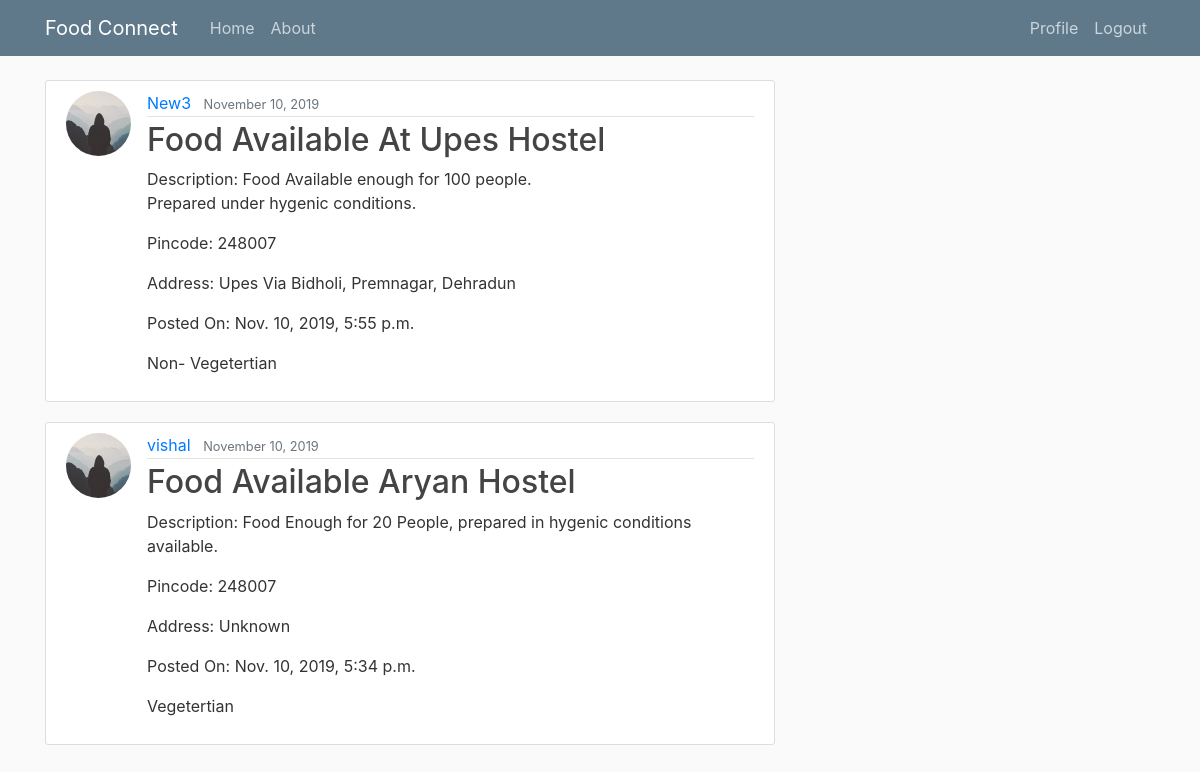
/ (signed in), run on the app's committed database.
### blog/models.py (models this page shows, shortened)
class Post(models.Model):
    title = models.CharField(max_length=100)
    content = models.TextField()
    date_posted = models.DateTimeField(default=timezone.now)
    author = models.ForeignKey(User, on_delete=models.CASCADE)
    pincode = models.CharField(default="000000",max_length=6)
    address_vendor = models.CharField(default= "Unknown", max_length=100)
    created_on = models.DateTimeField(auto_now_add=True)
    is_veg = models.BooleanField(default=True)

### users/models.py (models this page shows, shortened)
class Profile(models.Model):
    user = models.OneToOneField(User, on_delete=models.CASCADE)
    image = models.ImageField(default='default.jpg', upload_to='profile_pics')
    phone = PhoneNumberField(blank=False)
    is_supplier = models.BooleanField(default=False)

### blog/views.py (the view)
# urls.py: path('', PostListView.as_view(), name='blog-home'),
class PostListView(ListView):
    model = Post
    template_name = 'blog/home.html' # <app>/<model>_<viewtype>.html
    context_object_name = 'posts'
    ordering = ['-date_posted'] #keeps the latest posts in top

### blog/templates/blog/home.html
{% extends "blog/base.html" %}
{% block content %}
  {% if user.is_authenticated %}
    {% for post in posts %}
        <article class="media content-section">
          <img class="rounded-circle article-img" src="{{ post.author.profile.image.url }}">
          <div class="media-body">
            <div class="article-metadata">
              <a class="mr-2" href="#">{{ post.author }}</a>
              <small class="text-muted">{{ post.date_posted|date:"F d, Y" }}</small>
            </div>
            <h2><a class="article-title" href="#">{{ post.title }}</a></h2>
            <p class="article-content">Description: {{ post.content }}</p>
            <p class="article-content">Pincode: {{ post.pincode }}</p>
            <p class="article-content">Address: {{ post.address_vendor }}</p>
            <p class="article-content">Posted On: {{post.created_on}}</p>
            {% if post.is_veg %}
              <p class="article-content"> Vegetertian</p>
            {% else %}
              <p class="article-content"> Non- Vegetertian</p>
            {% endif %}
          </div>
        </article>
    {% endfor %}
  {% else %}
  <h1 class="article-title"> Welcome to Food Connect </h1>
  <p class="article-content"> We are on a mission to reduce food wastage and food shortage! </p>
  <p class="article-content"> Please register/login to use our services! </p>
  {% endif %}
{% endblock content %}

### blog/templates/blog/base.html (shortened to what this page needs)
{% load static %}
<!DOCTYPE html>
<html>
<head>
    <link rel="stylesheet" href="https://maxcdn.bootstrapcdn.com/bootstrap/4.0.0/css/bootstrap.min.css">
    <link rel="stylesheet" type="text/css" href="{% static 'blog/main.css' %}">
</head>
<body>
    <header class="site-header">
      <nav class="navbar navbar-expand-md navbar-dark bg-steel fixed-top">
        <div class="container">
          <a class="navbar-brand mr-4" href="{% url 'blog-home' %}">Food Connect</a>
          <div class="collapse navbar-collapse" id="navbarToggle">
            <div class="navbar-nav mr-auto">
              <a class="nav-item nav-link" href="{% url 'blog-home' %}">Home</a>
              <a class="nav-item nav-link" href="{% url 'blog-about' %}">About</a>
            </div>
            <div class="navbar-nav">
            {% if user.is_authenticated %}
              <a class="nav-item nav-link" href="{% url 'profile' %}">Profile</a>
              <a class="nav-item nav-link" href="{% url 'logout' %}">Logout</a>
            {% else %}
              <a class="nav-item nav-link" href="{% url 'login' %}">Login</a>
              <a class="nav-item nav-link" href="{% url 'register' %}">Register</a>
            {% endif %}
            </div>
          </div>
        </div>
      </nav>
    </header>
    <main role="main" class="container">
      <div class="row">
        <div class="col-md-8">
          {% block content %}{% endblock %}
        </div>
        </div>
    </main>
</body>
</html>

### blog/static/blog/main.css (style rules this page uses)
body { background: #fafafa; color: #333333; margin-top: 5rem; }
h1, h2, h3, h4, h5, h6 { color: #444444; }
.bg-steel { background-color: #5f788a; }
.site-header .navbar-nav .nav-link { color: #cbd5db; }
.content-section { background: #ffffff; padding: 10px 20px; border: 1px solid #dddddd; border-radius: 3px; margin-bottom: 20px; }
.article-title { color: #444444; }
.article-content { white-space: pre-line; }
.article-img { height: 65px; width: 65px; margin-right: 16px; }
.article-metadata { padding-bottom: 1px; margin-bottom: 4px; border-bottom: 1px solid #e3e3e3 }

### data on the page
Post: author.profile.image (placeholder picture), author "New3", date_posted "November 10, 2019", title "Food Available At Upes Hostel", content "Food Available enough for 100 people. Prepared under hygenic conditions.", pincode "248007", address_vendor "Upes Via Bidholi, Premnagar, Dehradun", created_on "Nov. 10, 2019, 5:55 p.m.", is_veg "Non- Vegetertian"
Post: author.profile.image (placeholder picture), author "vishal", date_posted "November 10, 2019", title "Food Available Aryan Hostel", content "Food Enough for 20 People, prepared in hygenic conditions available.", pincode "248007", address_vendor "Unknown", created_on "Nov. 10, 2019, 5:34 p.m.", is_veg "Vegetertian"
